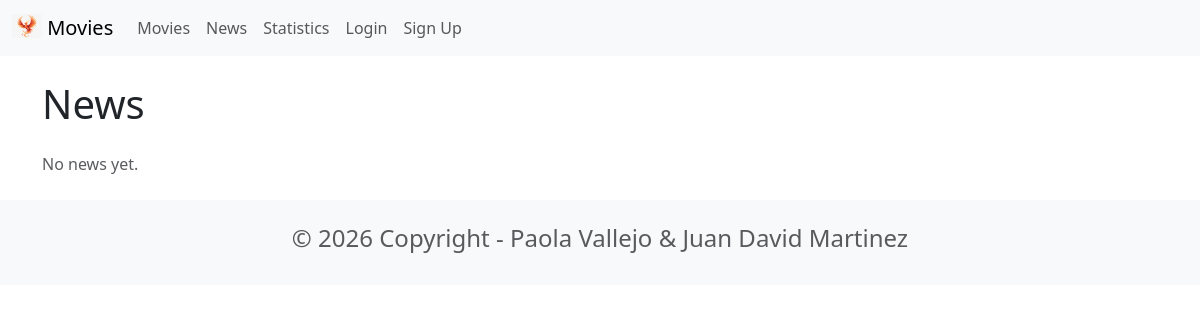
The page /news/ on the database as committed earlier.
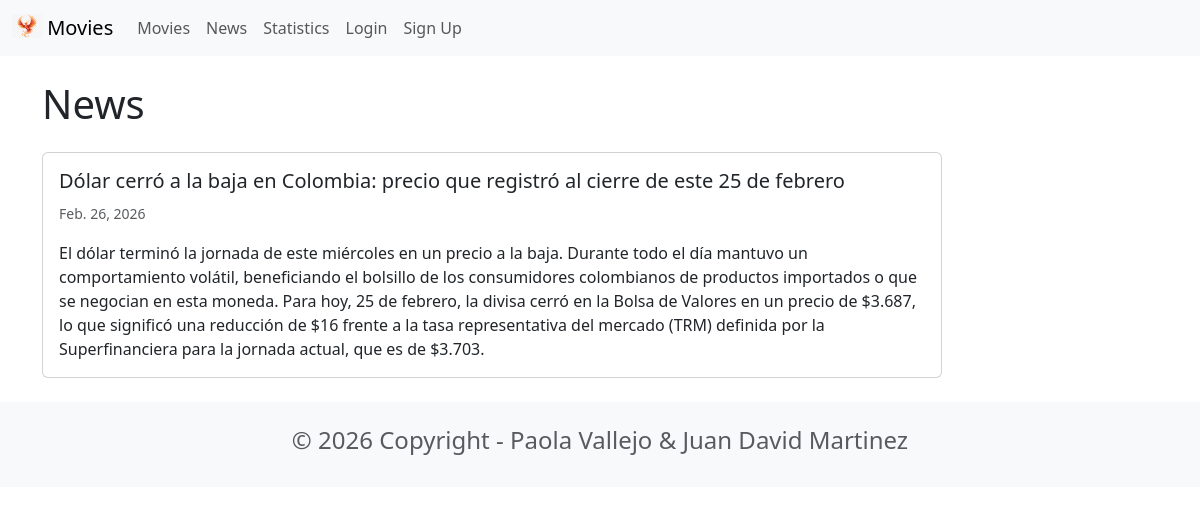
The same page on the database as committed later.
### news/models.py (models this page shows, shortened)
class News(models.Model):
    headline = models.CharField(max_length=200)
    body = models.TextField()
    date = models.DateField()

### news/views.py (the view)
# urls.py: path('news/', include('news.urls')),
def news(request):
    all_news = News.objects.order_by('-date')
    return render(request, 'news.html', {'all_news': all_news})

### news/templates/news.html (shortened to what this page needs)
{% extends "base.html" %}
{% block content %}
<h1 class="mb-4">News</h1>
{% for n in all_news %}
  <div class="card mb-3" style="max-width: 900px;">
    <div class="row g-0">
      {% if n.image %}
        <div class="col-md-4">
          <img src="{{ n.image.url }}" class="img-fluid rounded-start" alt="{{ n.headline }}">
        </div>
        <div class="col-md-8">
      {% else %}
        <div class="col-12">
      {% endif %}
          <div class="card-body">
            <h5 class="card-title">{{ n.headline }}</h5>
            {% if n.date %}
              <p class="card-text">
                <small class="text-muted">{{ n.date }}</small>
              </p>
            {% endif %}
            <p class="card-text">{{ n.body }}</p>
          </div>
        </div>
    </div>
  </div>
{% empty %}
  <p class="text-muted">No news yet.</p>
{% endfor %}
{% endblock %}

Rows that differ between the two databases and show on the page:
added News: headline "Dólar cerró a la baja en Colombia: precio que registró al cierre de este 25 de febrero", date "Feb. 26, 2026", body "El dólar terminó la jornada de este miércoles en un precio a la baja. Durante todo el día mantuvo un comportamiento volátil, beneficiando el bolsillo de los consumidores colombianos de productos importados o que se negocian en esta moneda. Para hoy, 25 de febrero, la divisa cerró en la Bolsa de Valores en un precio de $3.687, lo que significó una reducción de $16 frente a la tasa representativa del mercado (TRM) definida por la Superfinanciera para la jornada actual, que es de $3.703."
Other text that changed with them:
text no longer shown: "No news yet."
